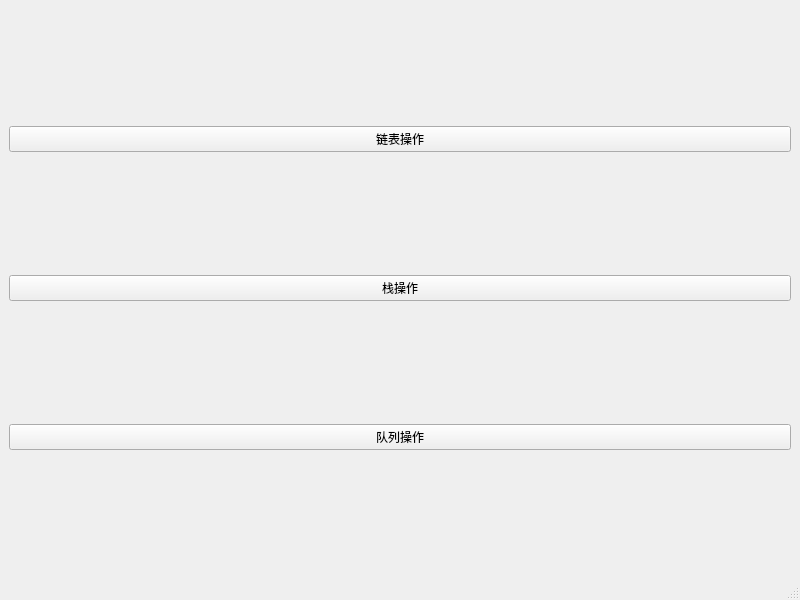
<?xml version="1.0" encoding="UTF-8"?>
<ui version="4.0">
 <class>MainWindow</class>
 <widget class="QMainWindow" name="MainWindow">
  <property name="geometry">
   <rect>
    <x>0</x>
    <y>0</y>
    <width>800</width>
    <height>600</height>
   </rect>
  </property>
  <property name="windowTitle">
   <string>数据结构实验室</string>
  </property>
  <widget class="QWidget" name="centralwidget">
   <layout class="QVBoxLayout" name="verticalLayout">
    <item>
     <widget class="QPushButton" name="linkedListButton">
      <property name="text">
       <string>链表操作</string>
      </property>
     </widget>
    </item>
    <item>
     <widget class="QPushButton" name="stackButton">
      <property name="text">
       <string>栈操作</string>
      </property>
     </widget>
    </item>
    <item>
     <widget class="QPushButton" name="queueButton">
      <property name="text">
       <string>队列操作</string>
      </property>
     </widget>
    </item>
   </layout>
  </widget>
  <widget class="QMenuBar" name="menubar"/>
  <widget class="QStatusBar" name="statusbar"/>
 </widget>
 <resources/>
 <connections/>
</ui>
